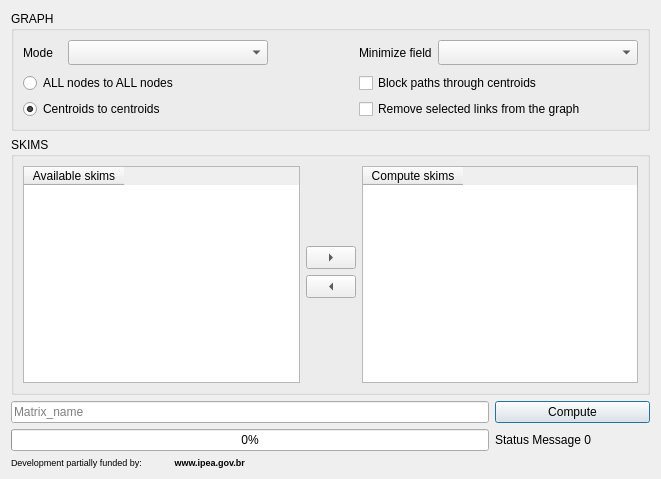
<?xml version="1.0" encoding="UTF-8"?>
<ui version="4.0">
 <class>Impedance_Matrix</class>
 <widget class="QDialog" name="Impedance_Matrix">
  <property name="windowModality">
   <enum>Qt::NonModal</enum>
  </property>
  <property name="geometry">
   <rect>
    <x>0</x>
    <y>0</y>
    <width>661</width>
    <height>479</height>
   </rect>
  </property>
  <property name="maximumSize">
   <size>
    <width>627000</width>
    <height>372000</height>
   </size>
  </property>
  <property name="windowTitle">
   <string>AequilibraE - Impedance matrix toolbox</string>
  </property>
  <property name="modal">
   <bool>false</bool>
  </property>
  <layout class="QGridLayout" name="gridLayout">
   <item row="0" column="0" colspan="4">
    <widget class="QGroupBox" name="groupBox">
     <property name="sizePolicy">
      <sizepolicy hsizetype="Preferred" vsizetype="Preferred">
       <horstretch>0</horstretch>
       <verstretch>0</verstretch>
      </sizepolicy>
     </property>
     <property name="minimumSize">
      <size>
       <width>0</width>
       <height>100</height>
      </size>
     </property>
     <property name="maximumSize">
      <size>
       <width>16777215</width>
       <height>120</height>
      </size>
     </property>
     <property name="title">
      <string>GRAPH</string>
     </property>
     <layout class="QGridLayout" name="gridLayout_3">
      <item row="0" column="0">
       <widget class="QLabel" name="progress_label_7">
        <property name="sizePolicy">
         <sizepolicy hsizetype="Preferred" vsizetype="Preferred">
          <horstretch>0</horstretch>
          <verstretch>0</verstretch>
         </sizepolicy>
        </property>
        <property name="font">
         <font>
          <pointsize>9</pointsize>
         </font>
        </property>
        <property name="text">
         <string>Mode</string>
        </property>
       </widget>
      </item>
      <item row="0" column="3">
       <spacer name="horizontalSpacer">
        <property name="sizePolicy">
         <sizepolicy hsizetype="Preferred" vsizetype="Preferred">
          <horstretch>0</horstretch>
          <verstretch>0</verstretch>
         </sizepolicy>
        </property>
        <property name="orientation">
         <enum>Qt::Horizontal</enum>
        </property>
        <property name="sizeHint" stdset="0">
         <size>
          <width>56</width>
          <height>20</height>
         </size>
        </property>
       </spacer>
      </item>
      <item row="0" column="4" colspan="2">
       <widget class="QLabel" name="progress_label_2">
        <property name="sizePolicy">
         <sizepolicy hsizetype="Preferred" vsizetype="Preferred">
          <horstretch>0</horstretch>
          <verstretch>0</verstretch>
         </sizepolicy>
        </property>
        <property name="font">
         <font>
          <pointsize>9</pointsize>
         </font>
        </property>
        <property name="text">
         <string>Minimize field</string>
        </property>
       </widget>
      </item>
      <item row="0" column="1" colspan="2">
       <widget class="QComboBox" name="cb_modes">
        <property name="sizePolicy">
         <sizepolicy hsizetype="Preferred" vsizetype="Preferred">
          <horstretch>0</horstretch>
          <verstretch>0</verstretch>
         </sizepolicy>
        </property>
        <property name="minimumSize">
         <size>
          <width>200</width>
          <height>25</height>
         </size>
        </property>
        <property name="font">
         <font>
          <weight>75</weight>
          <italic>true</italic>
          <bold>true</bold>
         </font>
        </property>
       </widget>
      </item>
      <item row="0" column="6">
       <widget class="QComboBox" name="cb_minimizing">
        <property name="sizePolicy">
         <sizepolicy hsizetype="Preferred" vsizetype="Preferred">
          <horstretch>0</horstretch>
          <verstretch>0</verstretch>
         </sizepolicy>
        </property>
        <property name="minimumSize">
         <size>
          <width>200</width>
          <height>25</height>
         </size>
        </property>
       </widget>
      </item>
      <item row="1" column="4" colspan="2">
       <spacer name="verticalSpacer_4">
        <property name="sizePolicy">
         <sizepolicy hsizetype="Preferred" vsizetype="Preferred">
          <horstretch>0</horstretch>
          <verstretch>0</verstretch>
         </sizepolicy>
        </property>
        <property name="orientation">
         <enum>Qt::Vertical</enum>
        </property>
        <property name="sizeType">
         <enum>QSizePolicy::Preferred</enum>
        </property>
        <property name="sizeHint" stdset="0">
         <size>
          <width>20</width>
          <height>40</height>
         </size>
        </property>
       </spacer>
      </item>
      <item row="2" column="4" colspan="3">
       <widget class="QCheckBox" name="block_paths">
        <property name="sizePolicy">
         <sizepolicy hsizetype="Preferred" vsizetype="Preferred">
          <horstretch>0</horstretch>
          <verstretch>0</verstretch>
         </sizepolicy>
        </property>
        <property name="text">
         <string>Block paths through centroids</string>
        </property>
       </widget>
      </item>
      <item row="3" column="4" colspan="3">
       <widget class="QCheckBox" name="chb_chosen_links">
        <property name="sizePolicy">
         <sizepolicy hsizetype="Preferred" vsizetype="Preferred">
          <horstretch>0</horstretch>
          <verstretch>0</verstretch>
         </sizepolicy>
        </property>
        <property name="text">
         <string>Remove selected links from the graph</string>
        </property>
       </widget>
      </item>
      <item row="2" column="0" colspan="3">
       <widget class="QRadioButton" name="rdo_all_nodes">
        <property name="sizePolicy">
         <sizepolicy hsizetype="Preferred" vsizetype="Preferred">
          <horstretch>0</horstretch>
          <verstretch>0</verstretch>
         </sizepolicy>
        </property>
        <property name="text">
         <string>ALL nodes to ALL nodes</string>
        </property>
       </widget>
      </item>
      <item row="3" column="0" colspan="2">
       <widget class="QRadioButton" name="rdo_centroids_only">
        <property name="sizePolicy">
         <sizepolicy hsizetype="Preferred" vsizetype="Preferred">
          <horstretch>0</horstretch>
          <verstretch>0</verstretch>
         </sizepolicy>
        </property>
        <property name="text">
         <string>Centroids to centroids</string>
        </property>
        <property name="checked">
         <bool>true</bool>
        </property>
       </widget>
      </item>
     </layout>
    </widget>
   </item>
   <item row="1" column="0" colspan="4">
    <widget class="QGroupBox" name="groupBox_2">
     <property name="sizePolicy">
      <sizepolicy hsizetype="Preferred" vsizetype="Preferred">
       <horstretch>0</horstretch>
       <verstretch>0</verstretch>
      </sizepolicy>
     </property>
     <property name="title">
      <string>SKIMS</string>
     </property>
     <layout class="QGridLayout" name="gridLayout_2">
      <item row="0" column="0" rowspan="7">
       <widget class="QTableWidget" name="available_skims_table">
        <property name="sizePolicy">
         <sizepolicy hsizetype="Preferred" vsizetype="Preferred">
          <horstretch>0</horstretch>
          <verstretch>0</verstretch>
         </sizepolicy>
        </property>
        <property name="accessibleName">
         <string>&lt;html&gt;&lt;head/&gt;&lt;body&gt;&lt;p&gt;xcxc&lt;/p&gt;&lt;/body&gt;&lt;/html&gt;</string>
        </property>
        <property name="selectionMode">
         <enum>QAbstractItemView::SingleSelection</enum>
        </property>
        <property name="selectionBehavior">
         <enum>QAbstractItemView::SelectRows</enum>
        </property>
        <property name="rowCount">
         <number>0</number>
        </property>
        <property name="columnCount">
         <number>1</number>
        </property>
        <attribute name="verticalHeaderDefaultSectionSize">
         <number>27</number>
        </attribute>
        <column>
         <property name="text">
          <string>Available skims</string>
         </property>
        </column>
       </widget>
      </item>
      <item row="2" column="1">
       <widget class="QToolButton" name="but_adds_to_links">
        <property name="sizePolicy">
         <sizepolicy hsizetype="Preferred" vsizetype="Preferred">
          <horstretch>0</horstretch>
          <verstretch>0</verstretch>
         </sizepolicy>
        </property>
        <property name="maximumSize">
         <size>
          <width>50</width>
          <height>16777215</height>
         </size>
        </property>
        <property name="text">
         <string>...</string>
        </property>
        <property name="toolButtonStyle">
         <enum>Qt::ToolButtonIconOnly</enum>
        </property>
        <property name="arrowType">
         <enum>Qt::RightArrow</enum>
        </property>
       </widget>
      </item>
      <item row="1" column="1">
       <spacer name="verticalSpacer">
        <property name="sizePolicy">
         <sizepolicy hsizetype="Preferred" vsizetype="Preferred">
          <horstretch>0</horstretch>
          <verstretch>0</verstretch>
         </sizepolicy>
        </property>
        <property name="orientation">
         <enum>Qt::Vertical</enum>
        </property>
        <property name="sizeHint" stdset="0">
         <size>
          <width>20</width>
          <height>40</height>
         </size>
        </property>
       </spacer>
      </item>
      <item row="4" column="1">
       <spacer name="verticalSpacer_2">
        <property name="sizePolicy">
         <sizepolicy hsizetype="Preferred" vsizetype="Preferred">
          <horstretch>0</horstretch>
          <verstretch>0</verstretch>
         </sizepolicy>
        </property>
        <property name="orientation">
         <enum>Qt::Vertical</enum>
        </property>
        <property name="sizeHint" stdset="0">
         <size>
          <width>20</width>
          <height>40</height>
         </size>
        </property>
       </spacer>
      </item>
      <item row="3" column="1">
       <widget class="QToolButton" name="but_removes_from_links">
        <property name="sizePolicy">
         <sizepolicy hsizetype="Preferred" vsizetype="Preferred">
          <horstretch>0</horstretch>
          <verstretch>0</verstretch>
         </sizepolicy>
        </property>
        <property name="maximumSize">
         <size>
          <width>50</width>
          <height>16777215</height>
         </size>
        </property>
        <property name="text">
         <string>...</string>
        </property>
        <property name="toolButtonStyle">
         <enum>Qt::ToolButtonIconOnly</enum>
        </property>
        <property name="arrowType">
         <enum>Qt::LeftArrow</enum>
        </property>
       </widget>
      </item>
      <item row="0" column="2" rowspan="7">
       <widget class="QTableWidget" name="skim_list">
        <property name="sizePolicy">
         <sizepolicy hsizetype="Preferred" vsizetype="Preferred">
          <horstretch>0</horstretch>
          <verstretch>0</verstretch>
         </sizepolicy>
        </property>
        <property name="accessibleName">
         <string>&lt;html&gt;&lt;head/&gt;&lt;body&gt;&lt;p&gt;xcxc&lt;/p&gt;&lt;/body&gt;&lt;/html&gt;</string>
        </property>
        <property name="selectionMode">
         <enum>QAbstractItemView::SingleSelection</enum>
        </property>
        <property name="selectionBehavior">
         <enum>QAbstractItemView::SelectRows</enum>
        </property>
        <property name="rowCount">
         <number>0</number>
        </property>
        <property name="columnCount">
         <number>1</number>
        </property>
        <attribute name="verticalHeaderDefaultSectionSize">
         <number>27</number>
        </attribute>
        <column>
         <property name="text">
          <string>Compute skims</string>
         </property>
        </column>
       </widget>
      </item>
     </layout>
    </widget>
   </item>
   <item row="3" column="0" colspan="3">
    <widget class="QProgressBar" name="progressbar">
     <property name="enabled">
      <bool>true</bool>
     </property>
     <property name="sizePolicy">
      <sizepolicy hsizetype="Preferred" vsizetype="Preferred">
       <horstretch>0</horstretch>
       <verstretch>0</verstretch>
      </sizepolicy>
     </property>
     <property name="palette">
      <palette>
       <active>
        <colorrole role="Highlight">
         <brush brushstyle="SolidPattern">
          <color alpha="255">
           <red>0</red>
           <green>170</green>
           <blue>0</blue>
          </color>
         </brush>
        </colorrole>
       </active>
       <inactive>
        <colorrole role="Highlight">
         <brush brushstyle="SolidPattern">
          <color alpha="255">
           <red>240</red>
           <green>240</green>
           <blue>240</blue>
          </color>
         </brush>
        </colorrole>
       </inactive>
       <disabled>
        <colorrole role="Highlight">
         <brush brushstyle="SolidPattern">
          <color alpha="255">
           <red>51</red>
           <green>153</green>
           <blue>255</blue>
          </color>
         </brush>
        </colorrole>
       </disabled>
      </palette>
     </property>
     <property name="value">
      <number>0</number>
     </property>
     <property name="textVisible">
      <bool>true</bool>
     </property>
    </widget>
   </item>
   <item row="2" column="3">
    <widget class="QPushButton" name="do_dist_matrix">
     <property name="sizePolicy">
      <sizepolicy hsizetype="Preferred" vsizetype="Preferred">
       <horstretch>0</horstretch>
       <verstretch>0</verstretch>
      </sizepolicy>
     </property>
     <property name="text">
      <string>Compute</string>
     </property>
    </widget>
   </item>
   <item row="3" column="3">
    <widget class="QLabel" name="progress_label">
     <property name="sizePolicy">
      <sizepolicy hsizetype="Preferred" vsizetype="Preferred">
       <horstretch>0</horstretch>
       <verstretch>0</verstretch>
      </sizepolicy>
     </property>
     <property name="font">
      <font>
       <pointsize>9</pointsize>
      </font>
     </property>
     <property name="text">
      <string>Status Message 0</string>
     </property>
    </widget>
   </item>
   <item row="4" column="0">
    <widget class="QLabel" name="funding1">
     <property name="sizePolicy">
      <sizepolicy hsizetype="Preferred" vsizetype="Preferred">
       <horstretch>0</horstretch>
       <verstretch>0</verstretch>
      </sizepolicy>
     </property>
     <property name="font">
      <font>
       <pointsize>7</pointsize>
      </font>
     </property>
     <property name="text">
      <string>Development partially funded by:</string>
     </property>
    </widget>
   </item>
   <item row="4" column="1">
    <widget class="QLabel" name="funding2">
     <property name="sizePolicy">
      <sizepolicy hsizetype="Preferred" vsizetype="Preferred">
       <horstretch>0</horstretch>
       <verstretch>0</verstretch>
      </sizepolicy>
     </property>
     <property name="font">
      <font>
       <pointsize>7</pointsize>
       <weight>75</weight>
       <bold>true</bold>
      </font>
     </property>
     <property name="text">
      <string> www.ipea.gov.br</string>
     </property>
     <property name="textFormat">
      <enum>Qt::PlainText</enum>
     </property>
    </widget>
   </item>
   <item row="2" column="0" colspan="3">
    <widget class="QLineEdit" name="line_matrix">
     <property name="text">
      <string/>
     </property>
     <property name="placeholderText">
      <string>Matrix_name</string>
     </property>
    </widget>
   </item>
  </layout>
  <zorder>progressbar</zorder>
  <zorder>progress_label</zorder>
  <zorder>groupBox</zorder>
  <zorder>groupBox_2</zorder>
  <zorder>do_dist_matrix</zorder>
  <zorder>funding1</zorder>
  <zorder>funding2</zorder>
  <zorder>line_matrix</zorder>
 </widget>
 <resources/>
 <connections/>
</ui>
